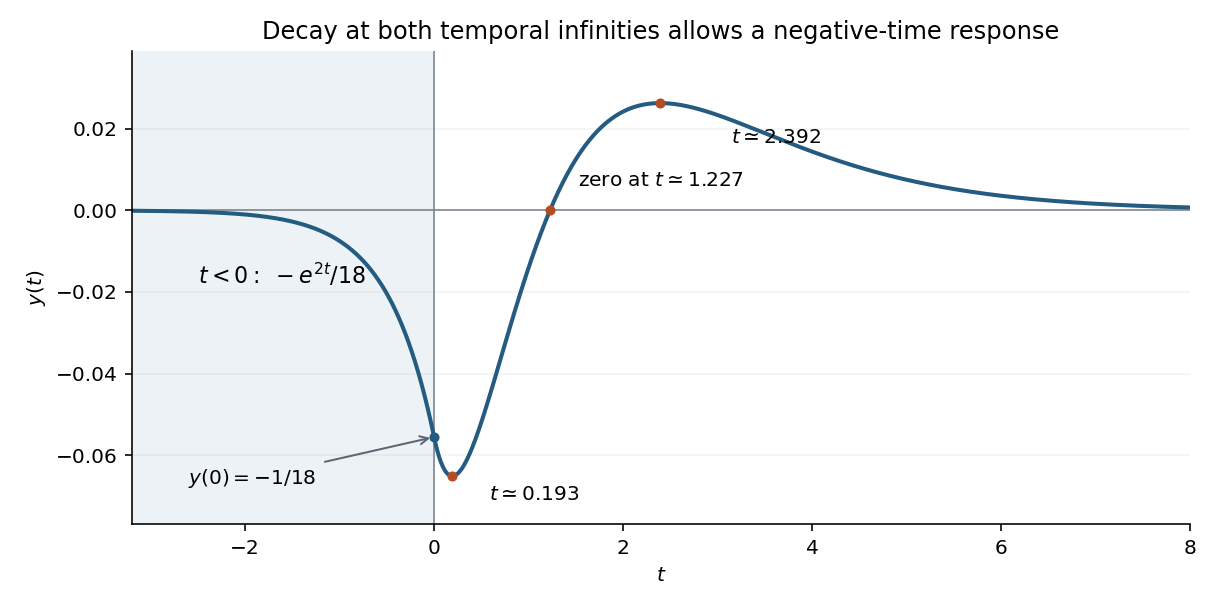

Python code for this plot:
"""Original bilateral Fourier-response sketch.
Python 3.14, NumPy 2.3, SciPy 1.16 and Matplotlib 3.10; PNG is written to cwd.
"""
from pathlib import Path
import matplotlib
matplotlib.use("Agg")
import matplotlib.pyplot as plt
import numpy as np
from scipy.optimize import brentq


def y(t):
    t=np.asarray(t)
    return np.where(t<0,-np.exp(2*t)/18,(t/3-5/9)*np.exp(-t)+np.exp(-2*t)/2)

minimum=brentq(lambda t:8/9-t/3-np.exp(-t),0,.5)
maximum=brentq(lambda t:8/9-t/3-np.exp(-t),2,8/3)
zero=brentq(lambda t:t/3-5/9+np.exp(-t)/2,1,2)
t=np.linspace(-3.2,8,2000)
fig,ax=plt.subplots(figsize=(8.4,4.2),facecolor="white")
ax.axvspan(-3.2,0,color="#edf2f7",alpha=1)
ax.axhline(0,color="#7b838e",lw=.8);ax.axvline(0,color="#7b838e",lw=.8)
ax.plot(t,y(t),color="#245b80",lw=2)
ax.plot(0,-1/18,"o",color="#245b80",ms=4)
ax.annotate(r"$y(0)=-1/18$",(0,-1/18),(-2.6,-.067),arrowprops={"arrowstyle":"->","color":"#5d6673"},fontsize=10)
for root,offset in [(minimum,(18,-12)),(maximum,(35,-20))]:
    ax.plot(root,float(y(root)),"o",color="#b44d27",ms=4)
    ax.annotate(fr"$t\simeq{root:.3f}$",(root,float(y(root))),xytext=offset,textcoords="offset points",fontsize=10)
ax.plot(zero,0,"o",color="#b44d27",ms=4)
ax.annotate(fr"zero at $t\simeq{zero:.3f}$",(zero,0),xytext=(14,12),textcoords="offset points",fontsize=10)
ax.text(-2.5,-.018,r"$t<0:\ -e^{2t}/18$",fontsize=11)
ax.set(xlim=(-3.2,8),ylim=(-.077,.039),xlabel=r"$t$",ylabel=r"$y(t)$",title="Decay at both temporal infinities allows a negative-time response")
ax.spines[["top","right"]].set_visible(False)
ax.grid(axis="y",alpha=.15)
fig.tight_layout()
fig.savefig(Path.cwd()/Path(__file__).with_suffix(".png").name,dpi=145,facecolor="white")
plt.close(fig)
print(f"minimum t={minimum:.9f}, y={float(y(minimum)):.9f}; zero t={zero:.9f}; maximum t={maximum:.9f}, y={float(y(maximum)):.9f}")
